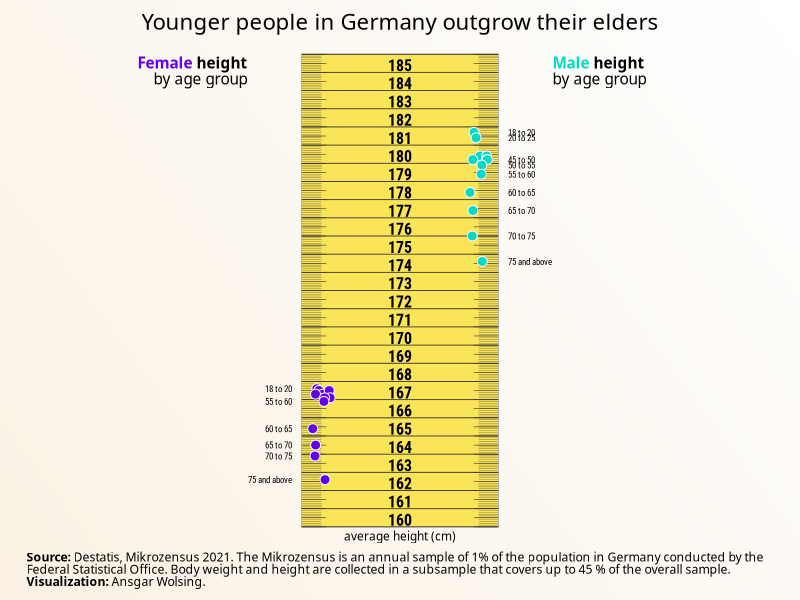
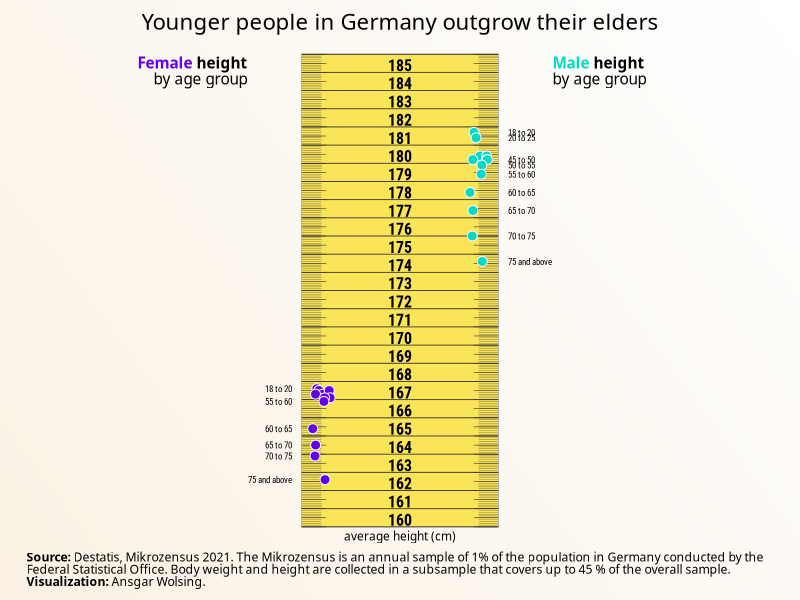

Source code (R) for these figures, in order:
library(tidyverse)
library(ggtext)
library(here)

base_path <- here("2024", "10")
  
  
#' Source: Destatis
#' https://www.destatis.de/DE/Themen/Gesellschaft-Umwelt/Gesundheit/Gesundheitszustand-Relevantes-Verhalten/Tabellen/liste-koerpermasse.html
df <- tribble(
  ~age_group, ~female, ~male,
  "18 to 20",167.6,181.7,
  "20 to 25",167.5,181.4,
  "25 to 30",167.3,180.4,
  "30 to 35",167.2,180.4,
  "35 to 40",167.3,180.2,
  "40 to 45",167.5,180.2,
  "45 to 50",167.1,180.2,
  "50 to 55",167.1,179.9,
  "55 to 60",166.9,179.4,
  "60 to 65",165.4,178.4,
  "65 to 70",164.5,177.4,
  "70 to 75",163.9,176,
  "75 and above",162.6,174.6
)

gradient_fill <- grid::linearGradient(c("#FAF1E3", "#FFFFFF"), group = FALSE) 

measure_min = 160
measure_max = 186

measure <- list(
  min = measure_min,
  max = measure_max,
  big_marks = seq(measure_min, measure_max, 10),
  cm_marks = seq(measure_min, measure_max, 1),
  mm5_marks = seq(measure_min, measure_max, 0.5),
  mm_marks = seq(measure_min, measure_max, 0.1),
  bg_color = "#FAE458",
  mark_color = "grey20",
  xmin = 3.0,
  xmax = 5.0
)

ys_plot <- ggplot() +
  annotate(
    "rect",
    xmin = measure$xmin, xmax = measure$xmax,
    ymin = 0, ymax = measure$max - measure$min,
    fill = measure$bg_color, color = measure$mark_color, size = 0.1
  ) +
  # mm left and right
  annotate(
    "segment",
    x = measure$xmin, xend = measure$xmin + 0.2,
    y = measure$mm_marks - measure$min,
    color = measure$mark_color, size = 0.1
  ) +
  annotate(
    "segment",
    x = measure$xmax, xend = measure$xmax - 0.2,
    y = measure$mm_marks - measure$min,
    color = measure$mark_color, size = 0.1
  ) +
  # 5 mm marks left and right
  annotate(
    "segment",
    x = measure$xmin, xend = measure$xmin + 0.25,
    y = measure$mm5_marks - measure$min,
    color = measure$mark_color, size = 0.2
  ) +
  annotate(
    "segment",
    x = measure$xmax, xend = measure$xmax - 0.25,
    y = measure$mm5_marks - measure$min,
    color = measure$mark_color, size = 0.2
  ) +
  # cm marks 
  annotate(
    "segment",
    x = measure$xmin, xend = measure$xmax,
    y = measure$cm_marks - measure$min,
    color = measure$mark_color, size = 0.3
  ) +
  # cm labels
  annotate(
    "text",
    x = measure$xmin + (measure$xmax - measure$xmin) / 2,
    y = measure$cm_marks[seq_along(measure$cm_marks) - 1] - measure$min,
    label = measure$cm_marks[seq_along(measure$cm_marks) - 1],
    family = "Roboto Condensed", fontface = "bold", size = 4, hjust = 0.5, vjust = -0.1
  ) +
  coord_cartesian(xlim = c(0, 8), expand = FALSE, clip = "off")

ys_plot +
  # text labels
  annotate(
    "richtext",
    x = measure$xmin - 0.5, y = measure$max - measure$min - 1,
    label = "**<span style='color:#6200EE'>Female</span> height**<br>by age group",
    family = "Libre Franklin", hjust = 1, lineheight = 0.9,
    label.size = 0, fill = NA
  ) +
  annotate(
    "richtext",
    x = measure$xmax + 0.5, y = measure$max - measure$min - 1,
    label = "**<span style='color:#03DAC5'>Male</span> height**<br>by age group",
    family = "Libre Franklin", hjust = 0, lineheight = 0.9,
    label.size = 0, fill = NA
  ) +
  geom_point(
    data = df,
    aes(x = measure$xmin + 0.2, y = female - measure$min, fill = "female"),
    shape = 21, color = "white", size = 3,
    position = position_jitter(width = 0.1, height = 0, seed = 1)
  ) +
  # male heights
  geom_point(
    data = df,
    aes(x = measure$xmax - 0.2, y = male - measure$min, fill = "male"),
    shape = 21, color = "white", size = 3,
    position = position_jitter(width = 0.1, height = 0, seed = 1)
  ) +
  # Data labels for female heights
  geom_text(
    data = subset(df, !age_group %in% df$age_group[2:8]),
    aes(x = measure$xmin - 0.1, y = female - measure$min, label = age_group),
    hjust = 1, family = "Roboto Condensed", size = 2.25
  ) +
  # Data labels for male heights
  geom_text(
    data = subset(df, !age_group %in% df$age_group[3:6]),
    aes(x = measure$xmax + 0.1, y = male - measure$min, label = age_group),
    hjust = 0, family = "Roboto Condensed", size = 2.25
  ) +
  annotate(
    "text",
    measure$xmin + (measure$xmax - measure$xmin) / 2,
    y = -0.5,
    label = "average height (cm)", hjust = 0.5,
     family = "Libre Franklin SemiBold", size = 3
  ) +
  scale_fill_manual(values = c("#6200EE", "#03DAC5")) +
  guides(fill = "none") +
  labs(
    title = "Younger people in Germany outgrow their elders ",
    caption = "**Source:** Destatis, Mikrozensus 2021.
    The Mikrozensus is an annual sample of 1% of the population in
    Germany conducted by the Federal Statistical Office.
    Body weight and height are collected in a subsample that covers up to 
    45 % of the overall sample. 
    **Visualization:** Ansgar Wolsing."
  ) +
  theme_void(base_family = "Libre Franklin") +
  theme(
    plot.background = element_rect(color = gradient_fill, fill = gradient_fill),
    plot.title = element_markdown(
      family = "Libre Franklin SemiBold", size = 16, hjust = 0.5,
      margin = margin(b = 14)),
    plot.caption = element_textbox(
      width = 0.95, lineheight = 1, hjust = 0.5, margin = margin(t = 12)),
    plot.margin = margin(t = 10, b = 8, l = 5, r = 5)
  )
ggsave(here(base_path, "10-physical-measure-tape.png"), width = 5, height = 5,
       scale = 1.25)
